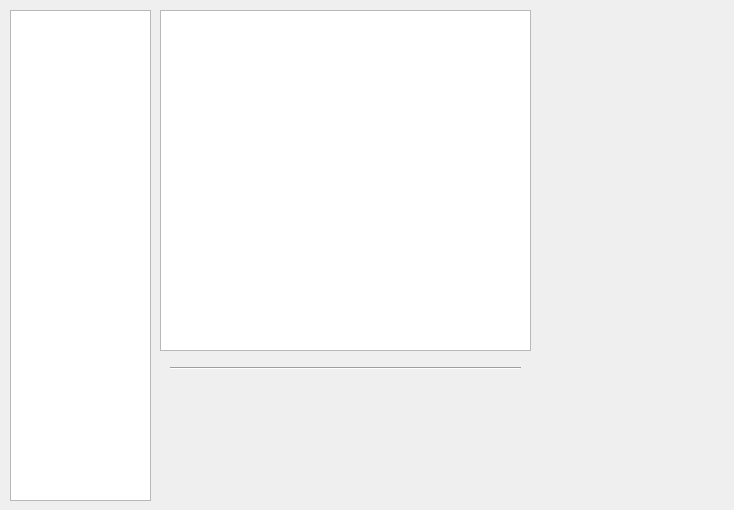
<?xml version="1.0" encoding="UTF-8"?>
<ui version="4.0">
 <class>Form</class>
 <widget class="QWidget" name="Form">
  <property name="geometry">
   <rect>
    <x>0</x>
    <y>0</y>
    <width>734</width>
    <height>510</height>
   </rect>
  </property>
  <property name="windowTitle">
   <string>Form</string>
  </property>
  <widget class="QTreeView" name="treeView">
   <property name="geometry">
    <rect>
     <x>10</x>
     <y>10</y>
     <width>141</width>
     <height>491</height>
    </rect>
   </property>
  </widget>
  <widget class="QGraphicsView" name="graphicsView">
   <property name="geometry">
    <rect>
     <x>160</x>
     <y>10</y>
     <width>371</width>
     <height>341</height>
    </rect>
   </property>
  </widget>
  <widget class="Line" name="line">
   <property name="geometry">
    <rect>
     <x>170</x>
     <y>360</y>
     <width>351</width>
     <height>16</height>
    </rect>
   </property>
   <property name="orientation">
    <enum>Qt::Horizontal</enum>
   </property>
  </widget>
 </widget>
 <resources/>
 <connections/>
</ui>
